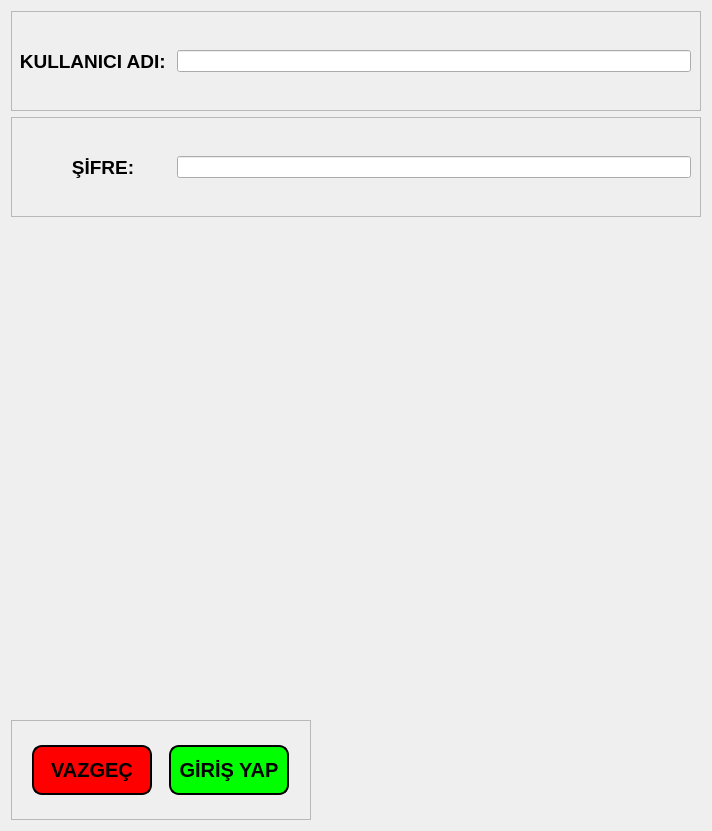
<?xml version="1.0" encoding="UTF-8"?>
<ui version="4.0">
 <class>Dialog</class>
 <widget class="QDialog" name="Dialog">
  <property name="geometry">
   <rect>
    <x>0</x>
    <y>0</y>
    <width>712</width>
    <height>831</height>
   </rect>
  </property>
  <property name="windowTitle">
   <string>ROBDOU</string>
  </property>
  <layout class="QVBoxLayout" name="verticalLayout">
   <item>
    <layout class="QVBoxLayout" name="verticalLayout_2">
     <item>
      <widget class="QFrame" name="frame">
       <property name="minimumSize">
        <size>
         <width>300</width>
         <height>0</height>
        </size>
       </property>
       <property name="maximumSize">
        <size>
         <width>16777215</width>
         <height>100</height>
        </size>
       </property>
       <property name="frameShape">
        <enum>QFrame::StyledPanel</enum>
       </property>
       <property name="frameShadow">
        <enum>QFrame::Raised</enum>
       </property>
       <layout class="QHBoxLayout" name="horizontalLayout_8">
        <item>
         <widget class="QLabel" name="kullanici_adi">
          <property name="minimumSize">
           <size>
            <width>150</width>
            <height>40</height>
           </size>
          </property>
          <property name="maximumSize">
           <size>
            <width>100</width>
            <height>50</height>
           </size>
          </property>
          <property name="font">
           <font>
            <pointsize>14</pointsize>
            <weight>75</weight>
            <bold>true</bold>
           </font>
          </property>
          <property name="text">
           <string>KULLANICI ADI: </string>
          </property>
          <property name="alignment">
           <set>Qt::AlignRight|Qt::AlignTrailing|Qt::AlignVCenter</set>
          </property>
         </widget>
        </item>
        <item>
         <widget class="QLineEdit" name="adline"/>
        </item>
       </layout>
      </widget>
     </item>
     <item>
      <widget class="QFrame" name="frame_2">
       <property name="minimumSize">
        <size>
         <width>300</width>
         <height>0</height>
        </size>
       </property>
       <property name="maximumSize">
        <size>
         <width>16777215</width>
         <height>100</height>
        </size>
       </property>
       <property name="frameShape">
        <enum>QFrame::StyledPanel</enum>
       </property>
       <property name="frameShadow">
        <enum>QFrame::Raised</enum>
       </property>
       <layout class="QHBoxLayout" name="horizontalLayout_9">
        <item>
         <widget class="QLabel" name="sifre">
          <property name="minimumSize">
           <size>
            <width>150</width>
            <height>40</height>
           </size>
          </property>
          <property name="maximumSize">
           <size>
            <width>100</width>
            <height>50</height>
           </size>
          </property>
          <property name="font">
           <font>
            <pointsize>14</pointsize>
            <weight>75</weight>
            <bold>true</bold>
           </font>
          </property>
          <property name="text">
           <string>ŞİFRE:       </string>
          </property>
          <property name="alignment">
           <set>Qt::AlignRight|Qt::AlignTrailing|Qt::AlignVCenter</set>
          </property>
         </widget>
        </item>
        <item>
         <widget class="QLineEdit" name="sifreline">
          <property name="echoMode">
           <enum>QLineEdit::Password</enum>
          </property>
         </widget>
        </item>
       </layout>
      </widget>
     </item>
     <item>
      <widget class="QLabel" name="dou_logo">
       <property name="text">
        <string/>
       </property>
       <property name="pixmap">
        <pixmap>dogus.png</pixmap>
       </property>
       <property name="scaledContents">
        <bool>true</bool>
       </property>
      </widget>
     </item>
     <item>
      <widget class="QFrame" name="frame_3">
       <property name="minimumSize">
        <size>
         <width>300</width>
         <height>0</height>
        </size>
       </property>
       <property name="maximumSize">
        <size>
         <width>100</width>
         <height>100</height>
        </size>
       </property>
       <property name="frameShape">
        <enum>QFrame::StyledPanel</enum>
       </property>
       <property name="frameShadow">
        <enum>QFrame::Raised</enum>
       </property>
       <layout class="QHBoxLayout" name="horizontalLayout_7">
        <item>
         <widget class="QPushButton" name="vazgec_button">
          <property name="minimumSize">
           <size>
            <width>100</width>
            <height>40</height>
           </size>
          </property>
          <property name="maximumSize">
           <size>
            <width>120</width>
            <height>50</height>
           </size>
          </property>
          <property name="font">
           <font>
            <pointsize>15</pointsize>
            <weight>75</weight>
            <bold>true</bold>
           </font>
          </property>
          <property name="styleSheet">
           <string notr="true">QPushButton{
	background-color: rgb(255,0, 0);
	border: 2px solid;
	border-radius: 10px;
}
QPushButton::hover
{
	background-color: rgb(255, 255, 0);

}</string>
          </property>
          <property name="text">
           <string>VAZGEÇ</string>
          </property>
         </widget>
        </item>
        <item>
         <widget class="QPushButton" name="giris_button">
          <property name="minimumSize">
           <size>
            <width>100</width>
            <height>40</height>
           </size>
          </property>
          <property name="maximumSize">
           <size>
            <width>120</width>
            <height>50</height>
           </size>
          </property>
          <property name="font">
           <font>
            <pointsize>15</pointsize>
            <weight>75</weight>
            <bold>true</bold>
           </font>
          </property>
          <property name="styleSheet">
           <string notr="true">QPushButton{
	background-color: rgb(0, 255, 0);
	border: 2px solid;
	border-radius: 10px;
}
QPushButton::hover
{
	background-color: rgb(255, 255, 0);

}</string>
          </property>
          <property name="text">
           <string>GİRİŞ YAP</string>
          </property>
         </widget>
        </item>
       </layout>
      </widget>
     </item>
    </layout>
   </item>
  </layout>
 </widget>
 <resources/>
 <connections/>
</ui>
